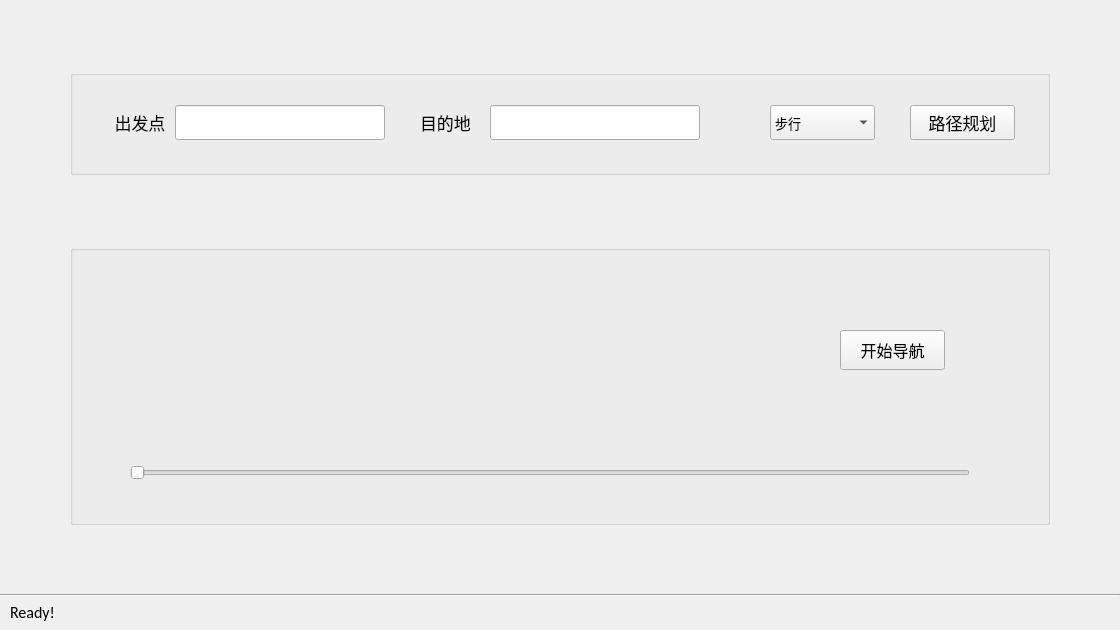
<?xml version="1.0" encoding="UTF-8"?>
<ui version="4.0">
 <class>Form</class>
 <widget class="QWidget" name="Form">
  <property name="geometry">
   <rect>
    <x>0</x>
    <y>0</y>
    <width>1120</width>
    <height>630</height>
   </rect>
  </property>
  <property name="font">
   <font>
    <pointsize>10</pointsize>
   </font>
  </property>
  <property name="windowTitle">
   <string>Form</string>
  </property>
  <widget class="QGroupBox" name="groupBox">
   <property name="geometry">
    <rect>
     <x>70</x>
     <y>70</y>
     <width>980</width>
     <height>105</height>
    </rect>
   </property>
   <property name="cursor">
    <cursorShape>ArrowCursor</cursorShape>
   </property>
   <property name="title">
    <string/>
   </property>
   <widget class="QPushButton" name="pushButton">
    <property name="geometry">
     <rect>
      <x>840</x>
      <y>35</y>
      <width>105</width>
      <height>35</height>
     </rect>
    </property>
    <property name="font">
     <font>
      <family>等线</family>
      <pointsize>13</pointsize>
     </font>
    </property>
    <property name="cursor">
     <cursorShape>ArrowCursor</cursorShape>
    </property>
    <property name="text">
     <string>路径规划</string>
    </property>
    <property name="iconSize">
     <size>
      <width>20</width>
      <height>20</height>
     </size>
    </property>
   </widget>
   <widget class="QLineEdit" name="lineEdit">
    <property name="geometry">
     <rect>
      <x>105</x>
      <y>35</y>
      <width>210</width>
      <height>35</height>
     </rect>
    </property>
    <property name="font">
     <font>
      <family>等线</family>
      <pointsize>13</pointsize>
     </font>
    </property>
    <property name="text">
     <string/>
    </property>
   </widget>
   <widget class="QLineEdit" name="lineEdit_2">
    <property name="geometry">
     <rect>
      <x>420</x>
      <y>35</y>
      <width>210</width>
      <height>35</height>
     </rect>
    </property>
    <property name="font">
     <font>
      <family>等线</family>
      <pointsize>13</pointsize>
     </font>
    </property>
   </widget>
   <widget class="QLabel" name="label">
    <property name="geometry">
     <rect>
      <x>35</x>
      <y>35</y>
      <width>70</width>
      <height>35</height>
     </rect>
    </property>
    <property name="font">
     <font>
      <family>等线</family>
      <pointsize>13</pointsize>
     </font>
    </property>
    <property name="text">
     <string>出发点</string>
    </property>
    <property name="textFormat">
     <enum>Qt::AutoText</enum>
    </property>
    <property name="alignment">
     <set>Qt::AlignCenter</set>
    </property>
   </widget>
   <widget class="QLabel" name="label_2">
    <property name="geometry">
     <rect>
      <x>350</x>
      <y>35</y>
      <width>70</width>
      <height>35</height>
     </rect>
    </property>
    <property name="font">
     <font>
      <family>等线</family>
      <pointsize>13</pointsize>
     </font>
    </property>
    <property name="text">
     <string>目的地</string>
    </property>
   </widget>
   <widget class="QComboBox" name="comboBox">
    <property name="geometry">
     <rect>
      <x>700</x>
      <y>35</y>
      <width>105</width>
      <height>35</height>
     </rect>
    </property>
    <property name="sizePolicy">
     <sizepolicy hsizetype="Preferred" vsizetype="Fixed">
      <horstretch>0</horstretch>
      <verstretch>4</verstretch>
     </sizepolicy>
    </property>
    <property name="font">
     <font>
      <family>等线</family>
      <pointsize>10</pointsize>
     </font>
    </property>
    <property name="cursor">
     <cursorShape>ArrowCursor</cursorShape>
    </property>
    <item>
     <property name="text">
      <string>步行</string>
     </property>
    </item>
    <item>
     <property name="text">
      <string>驾车</string>
     </property>
    </item>
    <item>
     <property name="text">
      <string>公交</string>
     </property>
    </item>
    <item>
     <property name="text">
      <string>骑行</string>
     </property>
    </item>
   </widget>
  </widget>
  <widget class="QLabel" name="label_3">
   <property name="geometry">
    <rect>
     <x>10</x>
     <y>600</y>
     <width>1110</width>
     <height>25</height>
    </rect>
   </property>
   <property name="font">
    <font>
     <family>Calibri</family>
     <pointsize>12</pointsize>
    </font>
   </property>
   <property name="text">
    <string>Ready!</string>
   </property>
  </widget>
  <widget class="Line" name="line">
   <property name="geometry">
    <rect>
     <x>0</x>
     <y>590</y>
     <width>1120</width>
     <height>10</height>
    </rect>
   </property>
   <property name="orientation">
    <enum>Qt::Horizontal</enum>
   </property>
  </widget>
  <widget class="QGroupBox" name="groupBox_2">
   <property name="geometry">
    <rect>
     <x>70</x>
     <y>245</y>
     <width>980</width>
     <height>280</height>
    </rect>
   </property>
   <property name="title">
    <string/>
   </property>
   <widget class="QSlider" name="horizontalSlider">
    <property name="geometry">
     <rect>
      <x>60</x>
      <y>210</y>
      <width>840</width>
      <height>35</height>
     </rect>
    </property>
    <property name="orientation">
     <enum>Qt::Horizontal</enum>
    </property>
   </widget>
   <widget class="QLabel" name="label_4">
    <property name="geometry">
     <rect>
      <x>105</x>
      <y>70</y>
      <width>560</width>
      <height>70</height>
     </rect>
    </property>
    <property name="text">
     <string/>
    </property>
    <property name="alignment">
     <set>Qt::AlignCenter</set>
    </property>
   </widget>
   <widget class="QPushButton" name="pushButton_2">
    <property name="geometry">
     <rect>
      <x>770</x>
      <y>85</y>
      <width>105</width>
      <height>40</height>
     </rect>
    </property>
    <property name="font">
     <font>
      <family>等线</family>
      <pointsize>12</pointsize>
     </font>
    </property>
    <property name="text">
     <string>开始导航</string>
    </property>
   </widget>
  </widget>
 </widget>
 <resources/>
 <connections/>
</ui>
